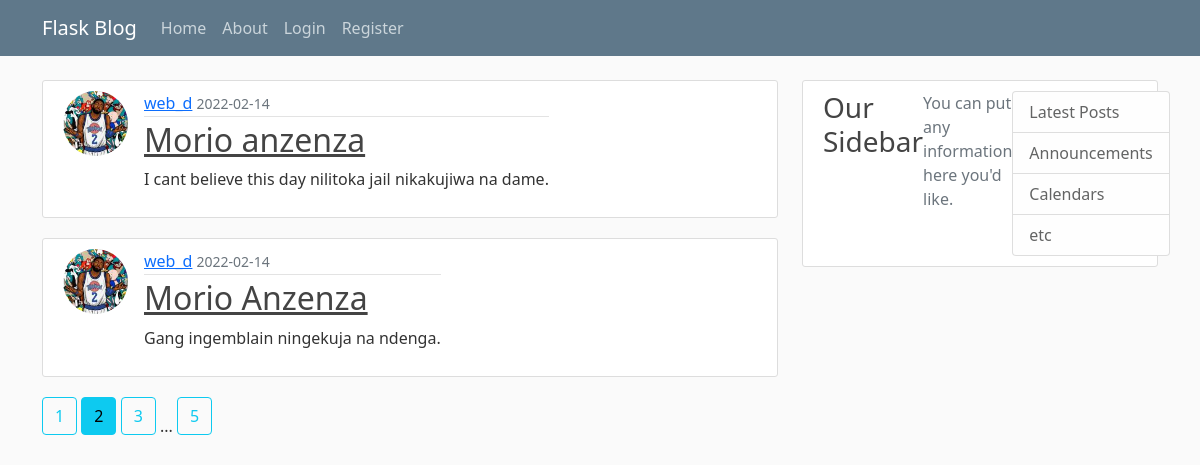
The page /home?page=2 on the database its author committed.
### flaskblog/models.py (models this page shows, shortened)
class Post(db.Model):
    id = db.Column(db.Integer, primary_key=True)
    title = db.Column(db.String(100), nullable=False)
    date_posted = db.Column(db.DateTime, nullable=False, default=datetime.utcnow)
    content = db.Column(db.Text, nullable=False)
    user_id = db.Column(db.Integer, db.ForeignKey('user.id'), nullable=False)

class User(db.Model, UserMixin):
    id = db.Column(db.Integer, primary_key=True)
    username = db.Column(db.String(20), unique=True, nullable=False)
    email = db.Column(db.String(120), unique=True, nullable=False)
    image_file = db.Column(db.String(20), nullable=False, default='default.jpg')
    password = db.Column(db.String(60), nullable=False)
    posts = db.relationship('Post', backref='author', lazy=True)

### flaskblog/routes.py (the view)
@app.route('/')
@app.route('/home')
def home():
    page = request.args.get('page', 1, type=int)
    posts = Post.query.order_by(Post.date_posted.desc()).paginate(page=page, per_page=2)
    return render_template('home.html', posts=posts)

### flaskblog/templates/home.html
{% extends 'layout.html' %}
{% block content %}
    {% for post in posts.items %}
    <article class="media content-section">
      <div>
        <img src="{{ url_for('static', filename='profile_pics/' + post.author.image_file) }}" alt="profile-pic" class="rounded-circle article-img">
      </div>
      <div class="media-body">
        <div class="article-metadata">
          <a class="mr-2" href="{{ url_for('account', username=post.author.username) }}">{{ post.author.username }}</a>
          <small class="text-muted">{{ post.date_posted.strftime('%Y-%m-%d') }}</small>
        </div>
        <h2><a class="article-title" href="{{ url_for('post', post_id=post.id) }}">{{ post.title }}</a></h2>
        <p class="article-content">{{ post.content }}</p>
      </div>
    </article>
    {% endfor %}
    {% for page_num in posts.iter_pages(left_edge=1, right_edge=1, left_current=1, right_current=2) %}
      {% if page_num %}
        {% if page_num == posts.page %}
          <a href="{{ url_for('home', page=page_num) }}" class="btn btn-info mb-4">{{page_num}}</a>
        {% else %}
          <a href="{{ url_for('home', page=page_num) }}" class="btn btn-outline-info mb-4">{{page_num}}</a>
        {% endif %}
      {% else %}
        ...
      {% endif %}
    {% endfor %}
{% endblock %}

### flaskblog/static/main.css (style rules this page uses)
body { background: #fafafa; color: #333333; margin-top: 5rem; }
h1, h2, h3, h4, h5, h6 { color: #444444; }
.content-section { background: #ffffff; padding: 10px 20px; border: 1px solid #dddddd; border-radius: 3px; margin-bottom: 20px; display: flex; }
.article-title { color: #444444; }
.article-content { white-space: pre-line; }
.article-img { height: 65px; width: 65px; margin-right: 16px; }
.article-metadata { padding-bottom: 1px; margin-bottom: 4px; border-bottom: 1px solid #e3e3e3 }

### rows shown on the page
Post: image_file (picture), author.username "web_d", date_posted "2022-02-14", title "Morio anzenza", content "I cant believe this day nilitoka jail nikakujiwa na dame."
Post: image_file (picture), author.username "web_d", date_posted "2022-02-14", title "Morio Anzenza", content "Gang ingemblain ningekuja na ndenga."

### other values the page prints
{{ page_num }} "1" "3" "5"
{{ page_num }} "2"
